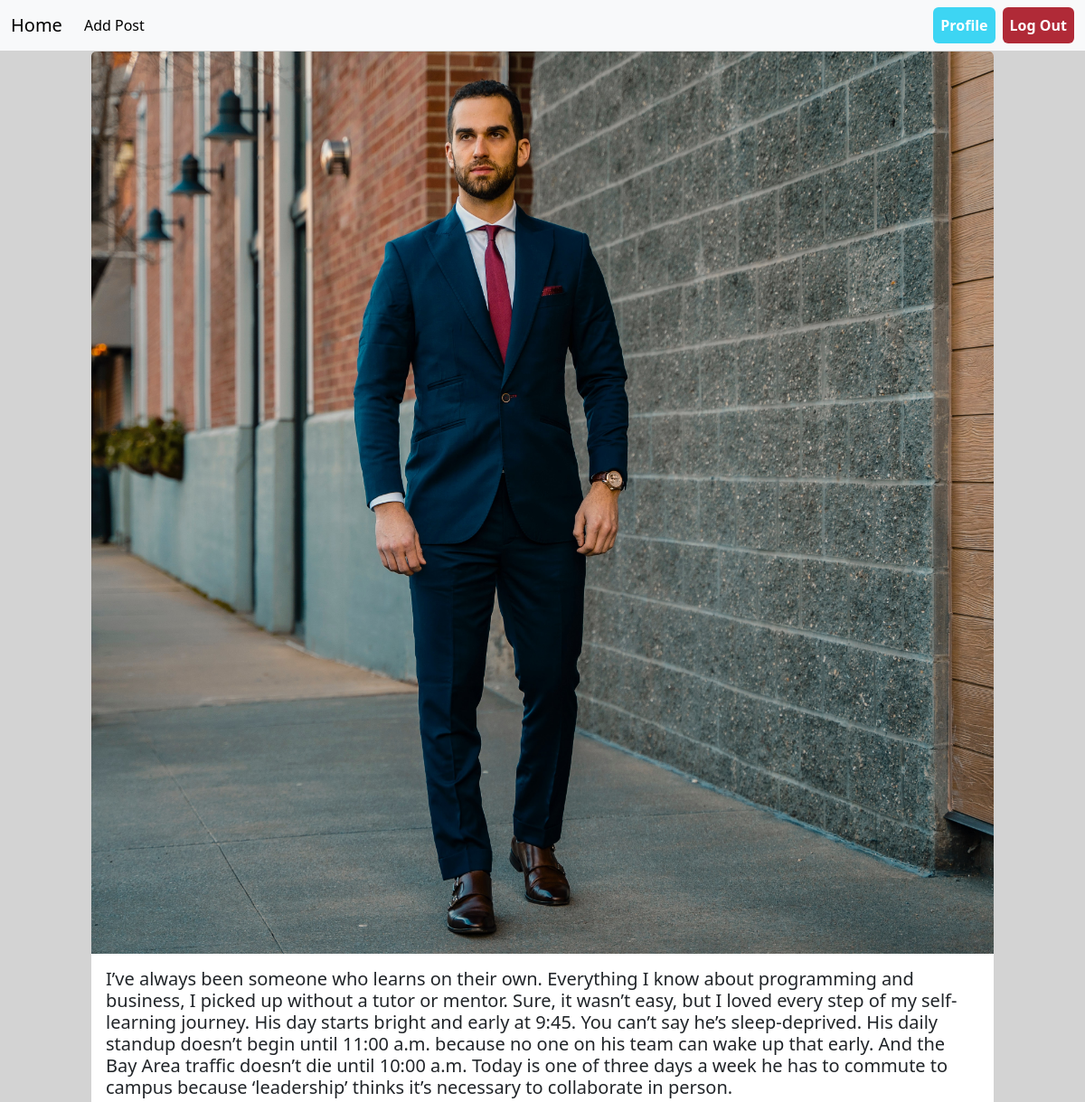
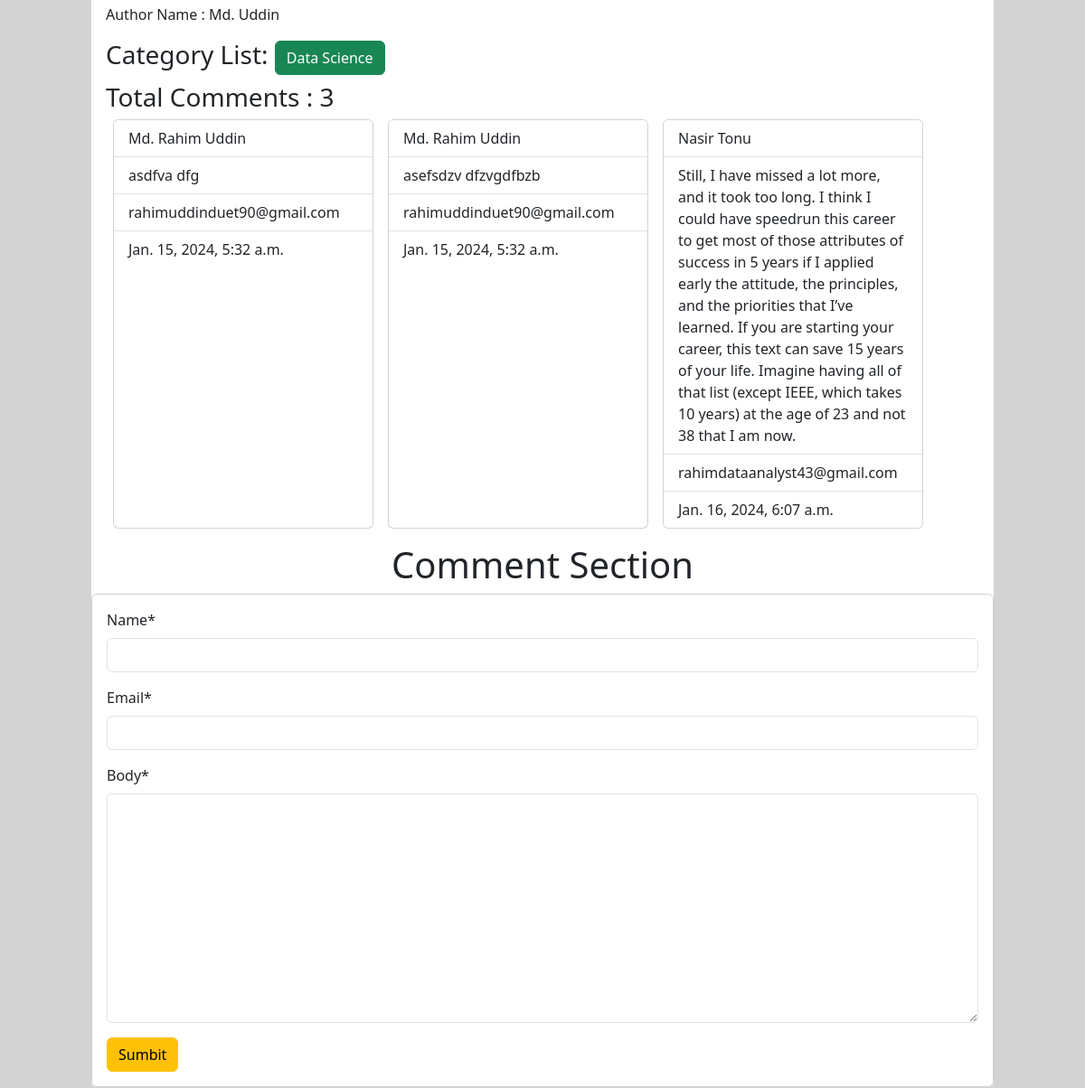
Page /post/details/3/ (signed in) on the committed database (2 pictures, top to bottom).
### posts/models.py (models this page shows, shortened)
class Post(models.Model):
    title=models.CharField(max_length=255)
    content=models.TextField()
    category=models.ManyToManyField(to=Category)
    author=models.ForeignKey(to=User,on_delete=models.CASCADE)
    image=models.ImageField(upload_to='posts/media/uploads/',blank=True,null=True)

class Comment(models.Model):
    post=models.ForeignKey(Post,on_delete=models.CASCADE,related_name='comments')
    name=models.CharField(max_length=100)
    email=models.EmailField()
    body=models.TextField()
    created_on=models.DateTimeField(auto_now_add=True)

### categories/models.py (models this page shows, shortened)
class Category(models.Model):
    name=models.CharField(max_length=100,unique=True)
    slug=models.SlugField(max_length=100,unique=True,null=True,blank=True)

### posts/views.py (the view, shortened to what this page needs)
# urls.py: path('details/<int:id>/',views.DetailPostView.as_view(),name='detail_post'),
class DetailPostView(DetailView):
    model=Post
    pk_url_kwarg='id'
    template_name='posts/details.html'
    success_url=reverse_lazy('detail_post')
    def get_context_data(self,**kwargs):
        context=super().get_context_data(**kwargs)
        post=self.object
        comments=post.comments.all()
        comment_form=CommentForm()
        context['comments']=comments
        context['comment_form']=comment_form
        return context

### posts/forms.py
class CommentForm(forms.ModelForm):
    class Meta:
        model=models.Comment
        fields=['name','email','body']

### posts/templates/posts/details.html
{% extends "base.html" %} {% load static %} {% load crispy_forms_tags %}
{%block content %}
<div class="card col-10 m-auto">
  <img src="{{post.image.url}}" class="card-img-top" alt="..." />
  <div class="card-body">
    <h5 class="card-title">{{post.content}}</h5>
    <p class="card-text">
      Author Name : {{post.author.first_name}} {{post.author.last_name}}
    </p>
    <h3>
      Category List: {% for cat in post.category.all %}
      <button class="btn btn-success" type="button">{{cat.name}}</button>
      {% endfor %}
    </h3>
    <h3>Total Comments : {{comments | length}}</h3>
    <div class='d-flex '>
    {% for comment in comments %}
      <div class="card mx-2"  style="width: 18rem">
        <ul class="list-group list-group-flush">
          <li class="list-group-item">{{comment.name}}</li>
          <li class="list-group-item">{{comment.body}}</li>
          <li class="list-group-item">{{comment.email}}</li>
          <li class="list-group-item">{{comment.created_on}}</li>
        </ul>
      </div>
      {% endfor %}
    </div>
  </div>
  {% if request.user.is_authenticated %}
      <div class="text-center"><h1>Comment Section</h1></div>
      <div class="card">
        <div class="card-body">
          <form action="" method="post" novalidate>
            {% csrf_token %} {{comment_form | crispy}}
            <button class="btn btn-warning" type="submit">Sumbit</button>
          </form>
        </div>
      </div>
    </div>
  {% else %}
  <p>Before Comment,Please signup first ,<a class='btn btn-success' href="{% url "register" %}">Signup</a></p>
  <p>Already have an account ? please <a class='btn btn-primary' href="{% url "login" %}">Login</a> </p>
  {% endif %}
{% endblock content %}

### rows in the picture
Post: image (picture), content "I’ve always been someone who learns on their own. Everything I know about programming and business, I picked up without a tutor or mentor. Sure, it wasn’t easy, but I loved every step of my self-learning journey. His day starts bright and early at 9:45. You can’t say he’s sleep-deprived. His daily standup doesn’t begin until 11:00 a.m. because no one on his team can wake up that early. And the Bay Area traffic doesn’t die until 10:00 a.m. Today is one of three days a week he has to commute to campus because ‘leadership’ thinks it’s necessary to collaborate in person.", author.first_name "Md.", author.last_name "Uddin"
Category: name "Data Science"
Comment: name "Md. Rahim Uddin", body "asdfva dfg", email "rahimuddinduet90@gmail.com", created_on "Jan. 15, 2024, 5:32 a.m."
Comment: name "Md. Rahim Uddin", body "asefsdzv dfzvgdfbzb", email "rahimuddinduet90@gmail.com", created_on "Jan. 15, 2024, 5:32 a.m."
Comment: name "Nasir Tonu", body "Still, I have missed a lot more, and it took too long. I think I could have speedrun this career to get most of those attributes of success in 5 years if I applied early the attitude, the principles, and the priorities that I’ve learned. If you are starting your career, this text can save 15 years of your life. Imagine having all of that list (except IEEE, which takes 10 years) at the age of 23 and not 38 that I am now.", email "rahimdataanalyst43@gmail.com", created_on "Jan. 16, 2024, 6:07 a.m."

### other values in the picture
{{ comments | length }} "3"
